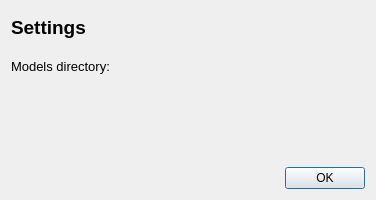
<?xml version="1.0" encoding="UTF-8"?>
<ui version="4.0">
 <class>SettingsDialog</class>
 <widget class="QDialog" name="SettingsDialog">
  <property name="geometry">
   <rect>
    <x>0</x>
    <y>0</y>
    <width>376</width>
    <height>200</height>
   </rect>
  </property>
  <property name="minimumSize">
   <size>
    <width>376</width>
    <height>200</height>
   </size>
  </property>
  <property name="maximumSize">
   <size>
    <width>700</width>
    <height>200</height>
   </size>
  </property>
  <property name="focusPolicy">
   <enum>Qt::NoFocus</enum>
  </property>
  <property name="acceptDrops">
   <bool>false</bool>
  </property>
  <property name="windowTitle">
   <string>Data Folder Settings</string>
  </property>
  <layout class="QGridLayout" name="gridLayout">
   <item row="0" column="0" colspan="2">
    <widget class="QLabel" name="label_2">
     <property name="font">
      <font>
       <pointsize>14</pointsize>
       <weight>75</weight>
       <bold>true</bold>
      </font>
     </property>
     <property name="text">
      <string>Settings</string>
     </property>
    </widget>
   </item>
   <item row="1" column="0">
    <widget class="QLabel" name="label">
     <property name="font">
      <font>
       <pointsize>10</pointsize>
      </font>
     </property>
     <property name="text">
      <string>Models directory:</string>
     </property>
    </widget>
   </item>
   <item row="1" column="1" colspan="2">
    <widget class="QgsFileWidget" name="model_file_dialog">
     <property name="fullUrl">
      <bool>true</bool>
     </property>
     <property name="storageMode">
      <enum>QgsFileWidget::GetDirectory</enum>
     </property>
    </widget>
   </item>
   <item row="2" column="0" colspan="3">
    <widget class="QLabel" name="found_models_label">
     <property name="font">
      <font>
       <pointsize>10</pointsize>
      </font>
     </property>
     <property name="text">
      <string/>
     </property>
    </widget>
   </item>
   <item row="3" column="0" colspan="3">
    <widget class="QLabel" name="found_models_titles_label">
     <property name="font">
      <font>
       <weight>75</weight>
       <bold>true</bold>
      </font>
     </property>
     <property name="text">
      <string/>
     </property>
    </widget>
   </item>
   <item row="4" column="2">
    <widget class="QDialogButtonBox" name="buttonBox">
     <property name="orientation">
      <enum>Qt::Horizontal</enum>
     </property>
     <property name="standardButtons">
      <set>QDialogButtonBox::Ok</set>
     </property>
    </widget>
   </item>
  </layout>
 </widget>
 <customwidgets>
  <customwidget>
   <class>QgsFileWidget</class>
   <extends>QWidget</extends>
   <header>qgsfilewidget.h</header>
  </customwidget>
 </customwidgets>
 <resources/>
 <connections>
  <connection>
   <sender>buttonBox</sender>
   <signal>accepted()</signal>
   <receiver>SettingsDialog</receiver>
   <slot>accept()</slot>
   <hints>
    <hint type="sourcelabel">
     <x>248</x>
     <y>254</y>
    </hint>
    <hint type="destinationlabel">
     <x>157</x>
     <y>274</y>
    </hint>
   </hints>
  </connection>
  <connection>
   <sender>buttonBox</sender>
   <signal>rejected()</signal>
   <receiver>SettingsDialog</receiver>
   <slot>reject()</slot>
   <hints>
    <hint type="sourcelabel">
     <x>316</x>
     <y>260</y>
    </hint>
    <hint type="destinationlabel">
     <x>286</x>
     <y>274</y>
    </hint>
   </hints>
  </connection>
 </connections>
</ui>
